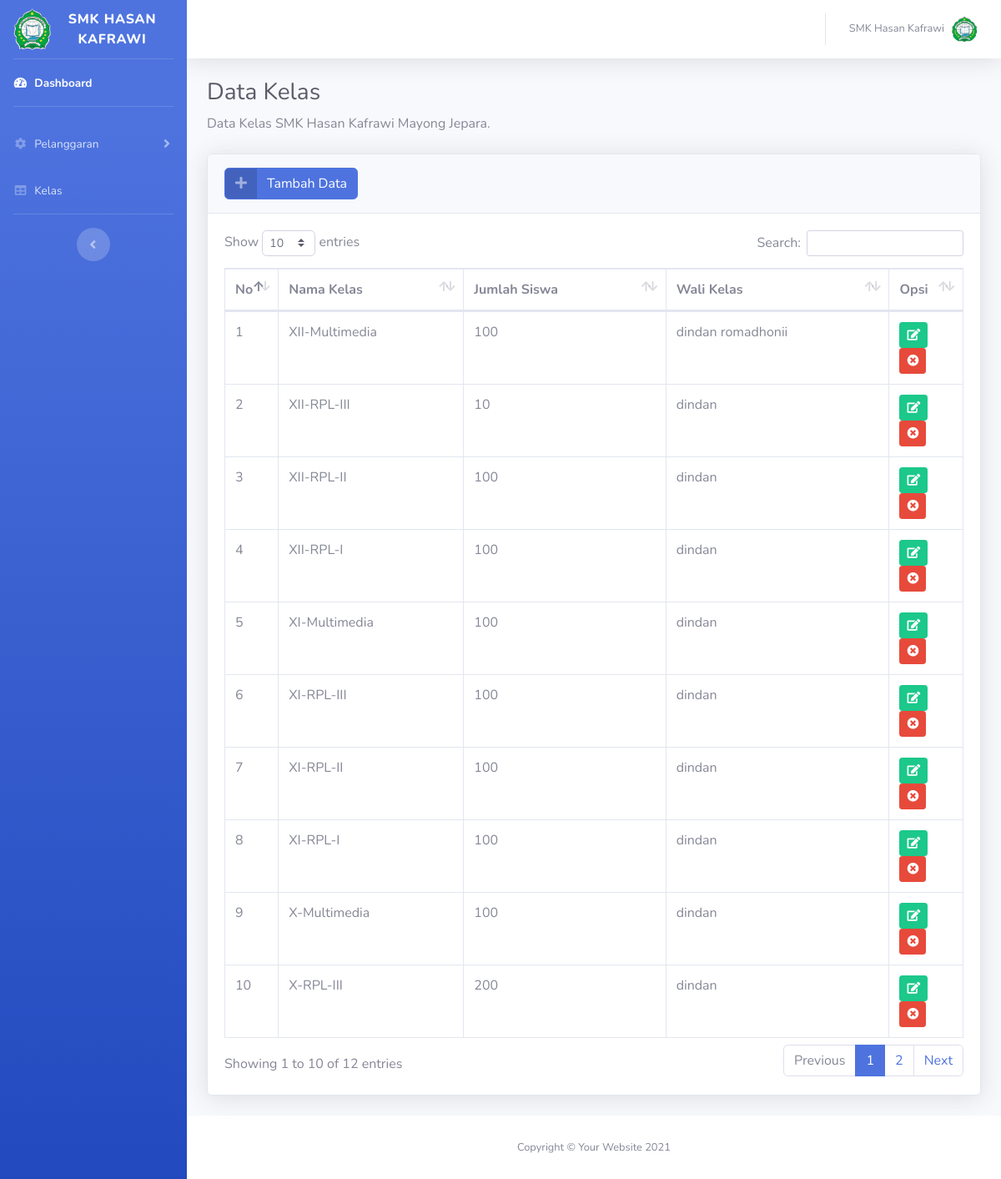
Screenshot of /admin/data_kelas.php (signed in) with the database file from the repository.
### tables this page shows
CREATE TABLE `kelas` (
  `no_kelas` int(11) NOT NULL,
  `nama_kelas` varchar(20) NOT NULL,
  `total_siswa` varchar(30) NOT NULL,
  `wali_kelas` varchar(100) NOT NULL
);

### admin/data_kelas.php (the view, shortened to what this page needs)
<?php
include 'sess_check.php';
$admin = mysqli_query($koneksi,"SELECT * FROM admin ORDER BY admin_id DESC");
$a = mysqli_fetch_array($admin);
?>
<!DOCTYPE html>
<html lang="en">
<head>
    <link href="../assets/vendor/fontawesome-free/css/all.min.css" rel="stylesheet" type="text/css">
    <link href="../assets/css/sb-admin-2.min.css" rel="stylesheet">
    <link href="../assets/vendor/datatables/dataTables.bootstrap4.min.css" rel="stylesheet">
</head>
<body id="page-top">
    <div id="wrapper">
        <ul class="navbar-nav bg-gradient-primary sidebar sidebar-dark accordion" id="accordionSidebar">
            <a class="sidebar-brand d-flex align-items-center justify-content-center" href="index.php">
                <div class="sidebar-brand-icon">
                    <img src="../assets/img/logo.png" width="45px" alt="">
                </div>
                <div class="sidebar-brand-text mx-3">SMK Hasan Kafrawi</div>
            </a>
            <hr class="sidebar-divider my-0">
            <li class="nav-item active">
                <a class="nav-link" href="index.php">
                    <i class="fas fa-fw fa-tachometer-alt"></i>
                    <span>Dashboard</span></a>
            </li>
            <hr class="sidebar-divider">
            <li class="nav-item">
                <a class="nav-link collapsed" href="#" data-toggle="collapse" data-target="#collapseTwo"
                    aria-expanded="true" aria-controls="collapseTwo">
                    <i class="fas fa-fw fa-cog"></i>
                    <span>Pelanggaran</span>
                </a>
            </li>
            <li class="nav-item">
                <a class="nav-link" href="data_kelas.php">
                    <i class="fas fa-fw fa-table"></i>
                    <span>Kelas</span></a>
            </li>
            <hr class="sidebar-divider d-none d-md-block">
            <div class="text-center d-none d-md-inline">
                <button class="rounded-circle border-0" id="sidebarToggle"></button>
            </div>
        </ul>
        <div id="content-wrapper" class="d-flex flex-column">
            <div id="content">
                <nav class="navbar navbar-expand navbar-light bg-white topbar mb-4 static-top shadow">
                    <ul class="navbar-nav ml-auto">
                        <li class="nav-item dropdown no-arrow">
                            <a class="nav-link dropdown-toggle" href="#" id="userDropdown" role="button"
                                data-toggle="dropdown" aria-haspopup="true" aria-expanded="false">
                                <span class="mr-2 d-none d-lg-inline text-gray-600 small"><?= $a['nama_adm']; ?></span>
                                <img class="img-profile rounded-circle"
                                    src="../assets/img/logo.png">
                            </a>
                        </li>
                    </ul>
                </nav>
                <div class="container-fluid">
                    <h1 class="h3 mb-2 text-gray-800">Data Kelas</h1>
                    <p class="mb-4">Data Kelas SMK Hasan Kafrawi Mayong Jepara.</p>
                    <div class="card shadow mb-4">
                        <div class="card-header py-3">
                        <a href="T_kelas.php" class="btn btn-primary btn-icon-split">
                        <span class="icon text-white-50">
                        <i class="fas fa-plus"></i>
                        </span>
                        <span class="text">Tambah Data</span>
                    </a>
                        </div>
                        <div class="card-body">
                            <div class="table-responsive">
                                <table class="table table-bordered" id="dataTable" width="100%" cellspacing="0">
                                    <thead>
                                        <tr>
                                            <th width="1%">No</th>
                                            <th>Nama Kelas</th>
                                            <th>Jumlah Siswa</th>
                                            <th>Wali Kelas</th>
                                            <th width="10%">Opsi</th>
                                        </tr>
                                    </thead>
                                    <tbody>
                                        <?php
                                            $no = 1;
                                            $kelas = mysqli_query($koneksi, "SELECT * FROM Kelas ORDER BY no_kelas DESC");
                                            while($d = mysqli_fetch_array($kelas)){
                                        ?>
                                        <tr>
                                            <td><?= $no++; ?></td>
                                            <td><?= $d['nama_kelas'];?></td>
                                            <td><?= $d['total_siswa'];?></td>
                                            <td><?= $d['wali_kelas'];?></td>
                                            <td>
                                                <a href="edit_kelas.php?no_kelas=<?= $d['no_kelas'];?>" class="btn btn-sm btn-success"><i class="fas fa-edit"></i></a>
                                                <a href="hapus_kelas.php?no_kelas=<?= $d['no_kelas']; ?>" class="btn btn-sm btn-danger"><i class="fas fa-times-circle"></i></a>
                                            </td>
                                        </tr>
                                        <?php } ?>
                                    </tbody>
                                </table>
                            </div>
                        </div>
                    </div>
                </div>
            </div>
            <footer class="sticky-footer bg-white">
                <div class="container my-auto">
                    <div class="copyright text-center my-auto">
                        <span>Copyright &copy; Your Website 2021</span>
                    </div>
                </div>
            </footer>
        </div>
    </div>
</body>
</html>

### rows the page displays
kelas: nama_kelas "XII-Multimedia", total_siswa "100", wali_kelas "dindan romadhonii"
kelas: nama_kelas "XII-RPL-III", total_siswa "10", wali_kelas "dindan"
kelas: nama_kelas "XII-RPL-II", total_siswa "100", wali_kelas "dindan"
kelas: nama_kelas "XII-RPL-I", total_siswa "100", wali_kelas "dindan"
kelas: nama_kelas "XI-Multimedia", total_siswa "100", wali_kelas "dindan"
kelas: nama_kelas "XI-RPL-III", total_siswa "100", wali_kelas "dindan"
kelas: nama_kelas "XI-RPL-II", total_siswa "100", wali_kelas "dindan"
kelas: nama_kelas "XI-RPL-I", total_siswa "100", wali_kelas "dindan"
kelas: nama_kelas "X-Multimedia", total_siswa "100", wali_kelas "dindan"
kelas: nama_kelas "X-RPL-III", total_siswa "200", wali_kelas "dindan"

### other values shown
$a['nama_adm'] "SMK Hasan Kafrawi"
